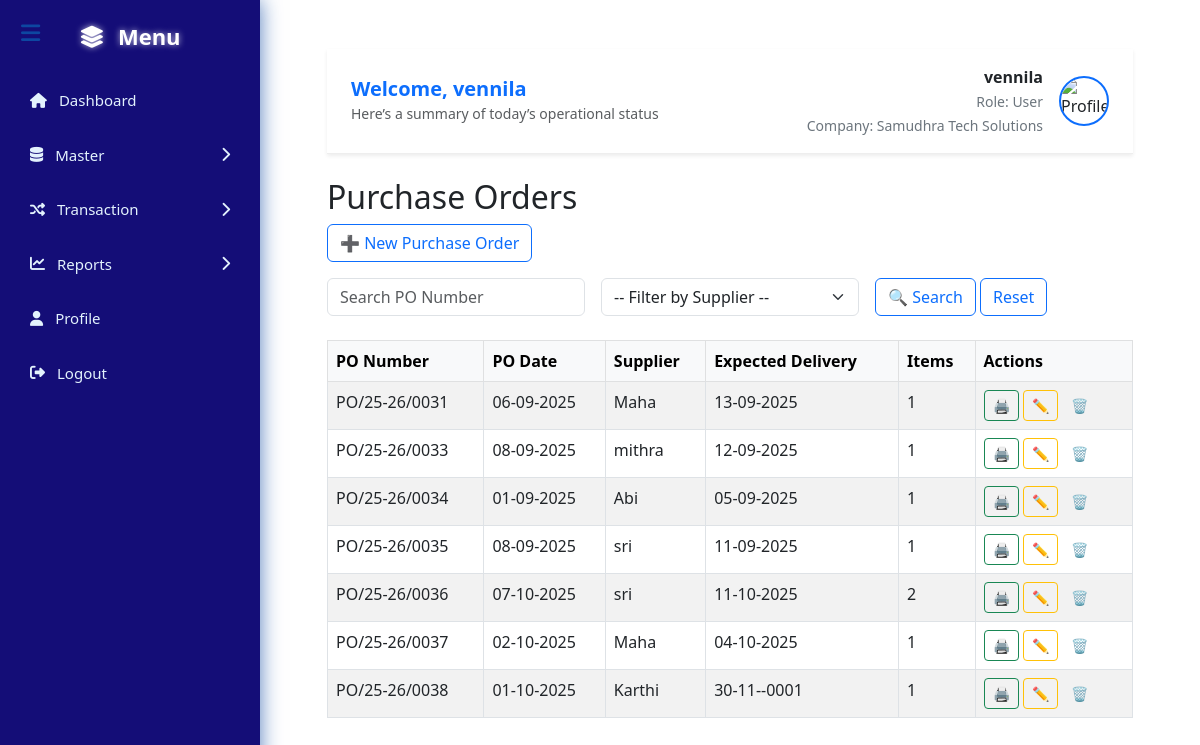
The app's page /purchase_list.php (signed in), older data.
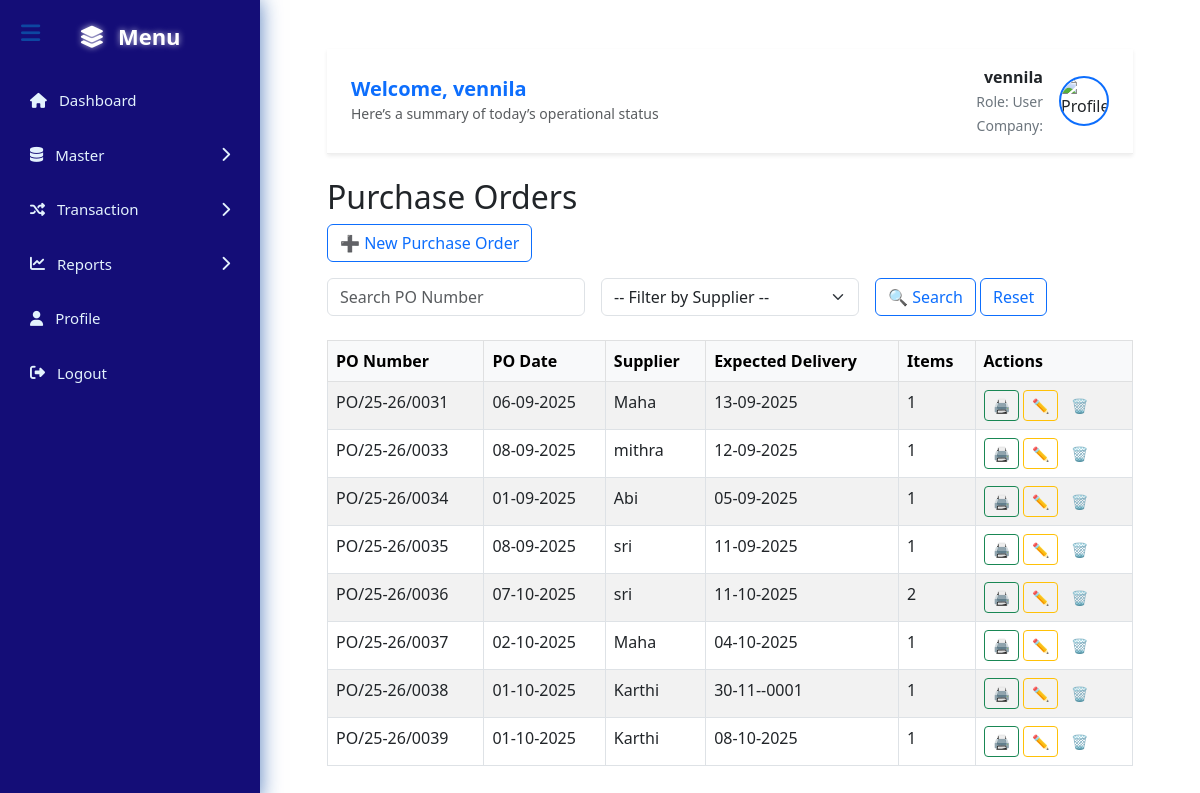
The same page, newer data.
### tables this page shows
CREATE TABLE `purchase_orders` (
  `po_id` int(11) NOT NULL,
  `po_number` varchar(50) DEFAULT NULL,
  `po_date` date DEFAULT NULL,
  `expected_date` date DEFAULT NULL,
  `supplier_id` int(11) DEFAULT NULL,
  `supplier_bill_no` varchar(50) DEFAULT NULL,
  `notes` text DEFAULT NULL,
  `terms` text DEFAULT NULL,
  `total_amount` decimal(12,2) NOT NULL DEFAULT 0.00,
  `tax_mode` enum('Inclusive','Exclusive') NOT NULL DEFAULT 'Inclusive'
);

CREATE TABLE `suppliers` (
  `supplier_id` int(11) NOT NULL,
  `ledger_id` int(11) DEFAULT NULL,
  `supplier_name` varchar(100) DEFAULT NULL,
  `address` text DEFAULT NULL,
  `phone` varchar(20) DEFAULT NULL,
  `email` varchar(100) DEFAULT NULL
);

### purchase_list.php (the view, shortened to what the changed rows need)
<?php
require_once 'config.php';
include 'header.php';
$params = [];
$sql = "
    SELECT
        po.po_id,
        po.po_number,
        po.po_date,
        po.expected_date,
        s.supplier_name,
        COALESCE(items.item_count, 0) AS item_count
    FROM purchase_orders po
    JOIN suppliers s ON po.supplier_id = s.supplier_id
    LEFT JOIN (
        SELECT po_id, COUNT(*) AS item_count
        FROM purchase_order_items
        GROUP BY po_id
    ) items ON po.po_id = items.po_id
";
$sql .= " ORDER BY po.po_number ASC";
$stmt = $pdo->prepare($sql);
$stmt->execute($params);
$orders = $stmt->fetchAll(PDO::FETCH_ASSOC);
?>
<!DOCTYPE html>
<html>
<head>
  <link href="https://cdn.jsdelivr.net/npm/bootstrap@5.3.0/dist/css/bootstrap.min.css" rel="stylesheet">
</head>
<body class="container mt-4">
  <h2>Purchase Orders</h2>
  <table class="table table-bordered table-striped">
    <thead class="table-light">
      <tr>
        <th>PO Number</th>
        <th>PO Date</th>
        <th>Supplier</th>
        <th>Expected Delivery</th>
        <th>Items</th>
        <th>Actions</th>
      </tr>
    </thead>
    <tbody>
      <?php if ($orders): ?>
        <?php foreach ($orders as $o): ?>
          <tr>
            <td><?= htmlspecialchars($o['po_number']) ?></td>
            <td><?= date('d-m-Y', strtotime($o['po_date'])) ?></td>
            <td><?= htmlspecialchars($o['supplier_name']) ?></td>
            <td><?= $o['expected_date'] ? date('d-m-Y', strtotime($o['expected_date'])) : '-' ?></td>
            <td><?= $o['item_count'] ?></td>
           <td>
    <button class="btn btn-outline-success btn-sm" onclick="showPrint(<?= $o['po_id'] ?>)">🖨 </button>
    <a href="edit_po.php?id=<?= $o['po_id'] ?>" class="btn btn-outline-warning btn-sm">✏ </a>
    <a href="delete_po.php?id=<?= $o['po_id'] ?>" class="btn btn-outlindanger btn-sm" onclick="return confirm('Delete this PO?')">🗑 </a>
</td>
          </tr>
        <?php endforeach; ?>
      <?php else: ?>
        <tr>
          <td colspan="7" class="text-center">No purchase orders found.</td>
        </tr>
      <?php endif; ?>
    </tbody>
  </table>
</body>
</html>

### header.php (shortened to what the changed rows need)
<?php
$name     = htmlspecialchars($_SESSION['user'] ?? 'User');
$role     = htmlspecialchars($_SESSION['role'] ?? 'User');
$company  = htmlspecialchars($_SESSION['company'] ?? 'N/A');
?>
<!DOCTYPE html>
<html lang="en">
<head>
  <link href="https://cdn.jsdelivr.net/npm/bootstrap@5.3.2/dist/css/bootstrap.min.css" rel="stylesheet">
  <link href="https://cdnjs.cloudflare.com/ajax/libs/font-awesome/6.5.0/css/all.min.css" rel="stylesheet">
</head>
<body>
<div class="main-content">
<div class="topbar shadow-sm bg-white d-flex justify-content-between align-items-center px-4 py-3 mb-4" style="border-bottom: 1px solid #eee;">
    <div class="d-flex align-items-center">
        <div class="text-end me-3">
            <strong><?= $name ?></strong><br>
            <small class="text-secondary">Role: <?= $role ?></small><br>
            <small class="text-secondary">Company: <?= $company ?></small>
        </div>
    </div>
</div>
</body>
</html>

Row changes from the older to the newer data that the page shows:
added purchase_orders: po_number "PO/25-26/0039", po_date "01-10-2025", supplier.supplier_name "Karthi", expected_date "08-10-2025", item_count "1"
Text that changed along with them:
$company: "Samudhra Tech Solutions" → (not shown)
